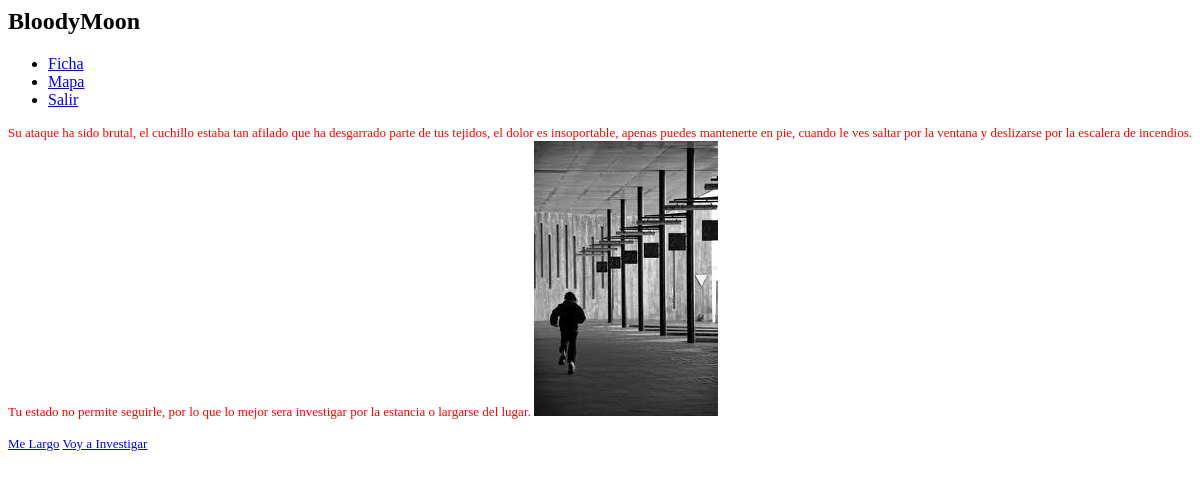
Page /huida_museo.php (signed in) on the committed database.
### tables this page shows
CREATE TABLE IF NOT EXISTS `escena` (
`ID` int(11) NOT NULL,
  `nombre` text NOT NULL,
  `descripcion` text NOT NULL,
  `imagen` text NOT NULL,
  `visitada` tinyint(4) DEFAULT NULL
);

### huida_museo.php (the view, shortened to what this page needs)
<html>
<head>
   <link rel="stylesheet" type="text/css" href="estilo.css" >
<link rel="stylesheet" href="http://code.jquery.com/mobile/1.0a4.1/jquery.mobile-1.0a4.1.min.css" />
</head>
<body>
    <div data-role="page">
    <div data-role="header">
        <h2>BloodyMoon</h2>
	<div data-role="navbar">
   <ul>
      <li><a href="ficha.php" data-icon="grid" >Ficha</a></li>
      <li><a href="mapa.php" data-icon="plus">Mapa</a></li>
      <li><a href="logout.php" data-icon="star">Salir</a></li>
   </ul>
</div>
    </div>
    <?php
if(!isset($_SESSION['uid'])){
    echo "Tienes que estar logeado para ver esta pagina!";
}else{
    ?>
    <div data-role="content">
    <?php
    $consulta2="SELECT * FROM escena where ID=21";
    $resultado = mysql_query($consulta2);
    while ($fila = mysql_fetch_assoc($resultado)) {
    echo $fila["descripcion"];
    echo '<img src="'.$fila["imagen"].'">';
   }
?>
<br>
<br>
<a href="mapa.php" data-role="button" data-mini="true">Me Largo</a>
<a href="investiga_museo.php" data-role="button" data-mini="true">Voy a Investigar</a>
       </body>
  <?php
}
?>

### estilo.css (style rules this page uses)
[data-role="content"] { font-size:small;font-style:normal;color:red;text-shadow: none; }

### rows in the picture
escena: descripcion "Su ataque ha sido brutal, el cuchillo estaba tan afilado que ha desgarrado parte de tus tejidos, el dolor es insoportable, apenas puedes mantenerte en pie, cuando le ves saltar por la ventana y deslizarse por la escalera de incendios. Tu estado no permite seguirle, por lo que lo mejor sera investigar por la estancia o largarse del lugar.", imagen (picture)
